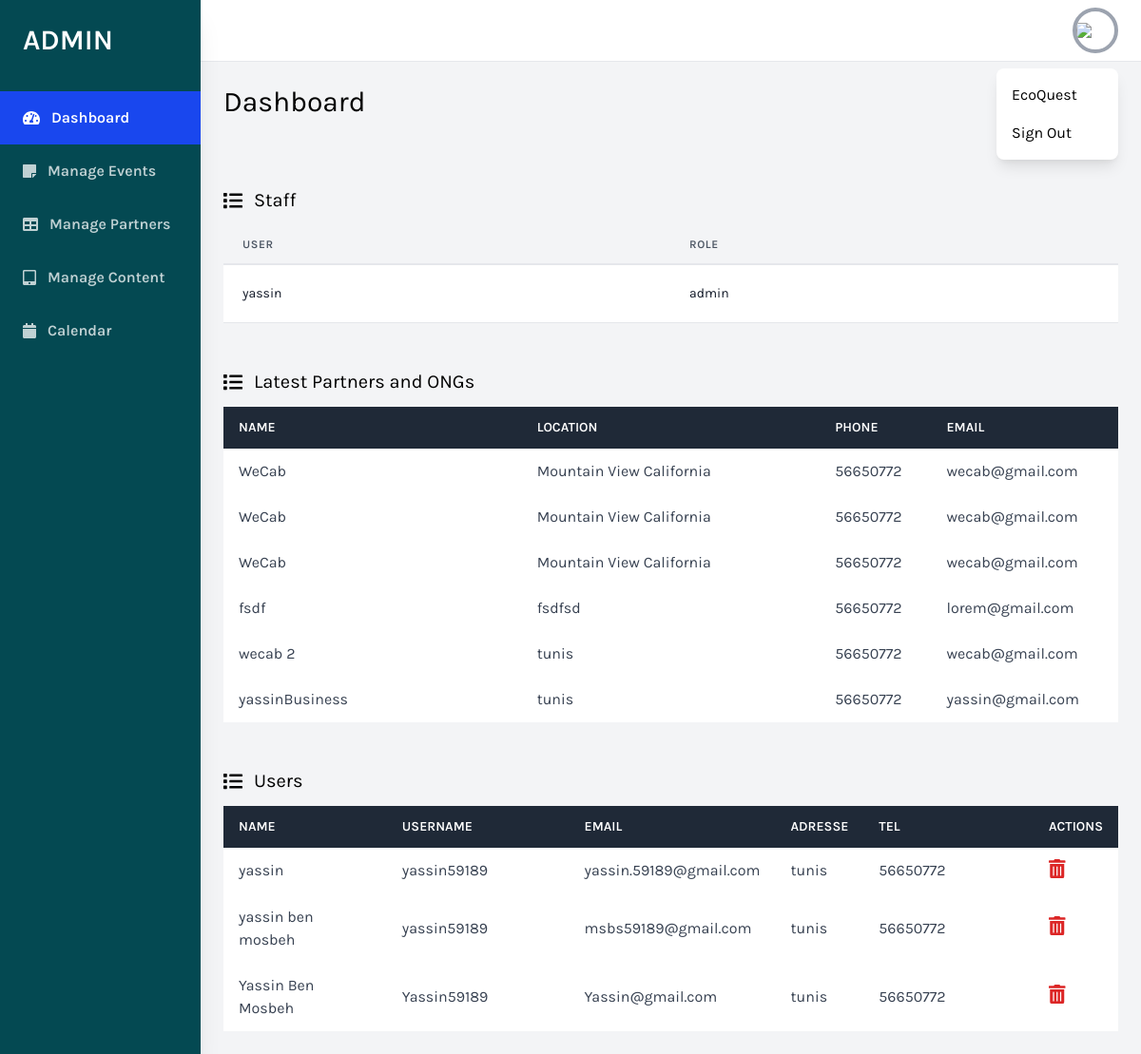
Page /daskboard/index.php (signed in) on the committed database.
### tables this page shows
CREATE TABLE `utilisateur` (
  `ID` int(11) NOT NULL,
  `role` varchar(20) NOT NULL,
  `Nom` varchar(20) NOT NULL,
  `username` varchar(20) NOT NULL,
  `Email` varchar(100) NOT NULL,
  `password` varchar(250) NOT NULL,
  `adresse` varchar(50) NOT NULL,
  `tel` varchar(8) NOT NULL,
  `pfp` varchar(100) NOT NULL
);

CREATE TABLE `partenaires` (
  `IDpartenaire` int(11) NOT NULL,
  `iduser` int(11) NOT NULL,
  `nom` varchar(20) NOT NULL,
  `email` varchar(30) NOT NULL,
  `businessName` varchar(100) NOT NULL,
  `location` varchar(30) NOT NULL,
  `tel` varchar(30) NOT NULL,
  `statue` enum('P','A','D') NOT NULL DEFAULT 'P',
  `dateapplication` timestamp NOT NULL DEFAULT current_timestamp() ON UPDATE current_timestamp(),
  `message` text NOT NULL
);

### daskboard/index.php (the view, shortened to what this page needs)
<?php
    include "conn.php";
    $req1 = "select * from utilisateur where role = 'admin'";
    $res1 = mysqli_query($conn, $req1);
    $req2 = "select * from partenaires where statue = 'A' ";
    $res2 = mysqli_query($conn, $req2);
    if(isset($_SESSION["id"]) && $_SESSION["role"]==="admin"){
?>
<!DOCTYPE html>
<html lang="en">
<head>
    <link href="https://cdnjs.cloudflare.com/ajax/libs/tailwindcss/2.2.19/tailwind.min.css" rel="stylesheet">
</head>
<body class="bg-gray-100 font-family-karla flex">
    <aside class="relative bg-sidebar h-screen w-64 hidden sm:block shadow-xl">
        <div class="p-6">
            <a href="index.php" class="text-white text-3xl font-semibold uppercase hover:text-gray-300">Admin</a>
        </div>
        <nav class="text-white text-base font-semibold pt-3">
            <a href="index.php" class="flex items-center active-nav-link text-white py-4 pl-6 nav-item">
                <i class="fas fa-tachometer-alt mr-3"></i>
                Dashboard
            </a>
            <a href="events.php" class="flex items-center text-white opacity-75 hover:opacity-100 py-4 pl-6 nav-item">
                <i class="fas fa-sticky-note mr-3"></i>
                Manage Events
            </a>
            <a href="partners.php"
                class="flex items-center text-white opacity-75 hover:opacity-100 py-4 pl-6 nav-item">
                <i class="fas fa-table mr-3"></i>
                Manage Partners
            </a>
            <a href="tabs.php" class="flex items-center text-white opacity-75 hover:opacity-100 py-4 pl-6 nav-item">
                <i class="fas fa-tablet-alt mr-3"></i>
                Manage Content
            </a>
            <a href="calendar.php"
                class="flex items-center text-white opacity-75 hover:opacity-100 py-4 pl-6 nav-item">
                <i class="fas fa-calendar mr-3"></i>
                Calendar
            </a>
        </nav>
    </aside>
    <div class="w-full flex flex-col h-screen overflow-y-hidden">
        <header class="w-full items-center bg-white py-2 px-6 hidden sm:flex">
            <div x-data="{ isOpen: false }" class="relative w-1/2 flex justify-end">
                <button @click="isOpen = !isOpen"
                    class="realtive z-10 w-12 h-12 rounded-full overflow-hidden border-4 border-gray-400 hover:border-gray-300 focus:border-gray-300 focus:outline-none">
                    <img src="https://source.unsplash.com/uJ8LNVCBjFQ/400x400">
                </button>
                <button x-show="isOpen" @click="isOpen = false"
                    class="h-full w-full fixed inset-0 cursor-default"></button>
                <div x-show="isOpen" class="absolute w-32 bg-white rounded-lg shadow-lg py-2 mt-16">
                     <a href="../Main/home.php" class="block px-4 py-2 account-link hover:text-white">EcoQuest</a>
                    <a href="logout.php" class="block px-4 py-2 account-link hover:text-white">Sign Out</a>
                </div>
            </div>
        </header>
        <div class="w-full overflow-x-hidden border-t flex flex-col">
            <main class="w-full flex-grow p-6">
                <h1 class="text-3xl text-black pb-6">Dashboard</h1>
                <div class="w-full mt-12">
                    <p class="text-xl pb-3 flex items-center">
                        <i class="fas fa-list mr-3"></i>Staff
                    </p>
                    <div class="bg-white overflow-auto">
                        <table class="min-w-full leading-normal">
                            <thead>
                                <tr>
                                    <th
                                        class="px-5 py-3 border-b-2 border-gray-200 bg-gray-100 text-left text-xs font-semibold text-gray-600 uppercase tracking-wider">
                                        User
                                    </th>
                                    <th
                                        class="px-5 py-3 border-b-2 border-gray-200 bg-gray-100 text-left text-xs font-semibold text-gray-600 uppercase tracking-wider">
                                        Role
                                    </th>
                                </tr>
                            </thead>
                            <tbody>
                                <?php
                                while($row=mysqli_fetch_assoc($res1)) {
                                    echo('<tr>
                                    <td class="px-5 py-5 border-b border-gray-200 bg-white text-sm">
                                        <div class="flex items-center">
                                            <div class="">
                                                <p class="text-gray-900 whitespace-no-wrap">'
                                                    .$row["Nom"].'
                                                </p>
                                            </div>
                                        </div>
                                    </td>
                                    <td class="px-5 py-5 border-b border-gray-200 bg-white text-sm">
                                        <p class="text-gray-900 whitespace-no-wrap">'
                                                    .$row["role"].'</p>
                                    </td>
                                </tr>');
                                }
                                ?>
                            </tbody>
                        </table>
                    </div>
                </div>
                <div class="w-full mt-12">
                    <p class="text-xl pb-3 flex items-center">
                        <i class="fas fa-list mr-3"></i> Latest Partners and ONGs
                    </p>
                    <div class="bg-white overflow-auto">
                        <table class="min-w-full bg-white">
                            <thead class="bg-gray-800 text-white">
                                <tr>
                                    <th class="w-1/3 text-left py-3 px-4 uppercase font-semibold text-sm">Name</th>
                                    <th class="w-1/3 text-left py-3 px-4 uppercase font-semibold text-sm">LOCATION</th>
                                    <th class="text-left py-3 px-4 uppercase font-semibold text-sm">Phone</th>
                                    <th class="text-left py-3 px-4 uppercase font-semibold text-sm">Email</th>
                                </tr>
                            </thead>
                            <tbody class="text-gray-700">
                                <?php
                                while($row2=mysqli_fetch_assoc($res2)) {
                                    echo('<tr>
                                    <td class="w-1/3 text-left py-3 px-4">'.$row2['businessName'].'</td>
                                    <td class="w-1/3 text-left py-3 px-4">'.$row2['location'].'</td>
                                    <td class="text-left py-3 px-4"><a class="hover:text-blue-500"
                                            href="tel:622322662">'.$row2['tel'].'</a></td>
                                    <td class="text-left py-3 px-4"><a class="hover:text-blue-500"
                                            href="mailto:jonsmith@mail.com">'.$row2['email'].'</a></td>
                                </tr>');
                                }
                                ?>
                            </tbody>
                        </table>
                    </div>
                </div>
                <div class="w-full mt-12">
                    <p class="text-xl pb-3 flex items-center">
                        <i class="fas fa-list mr-3"></i> Users
                    </p>
                    <div class="bg-white overflow-auto">
                        <table class="min-w-full bg-white">
                            <thead class="bg-gray-800 text-white">
                                <tr>
                                    <th class="w-1/3 text-left py-3 px-4 uppercase font-semibold text-sm">Name</th>
                                    <th class="w-1/3 text-left py-3 px-4 uppercase font-semibold text-sm">Username</th>
                                    <th class="text-left py-3 px-4 uppercase font-semibold text-sm">Email</th>
                                    <th class="text-left py-3 px-4 uppercase font-semibold text-sm">Adresse</th>
                                    <th class="text-left py-3 px-4 uppercase font-semibold text-sm">Tel</th>
                                    <th class="text-left py-3 px-4 uppercase font-semibold text-sm">Actions</th>
                                </tr>
                            </thead>
                            <tbody class="text-gray-700">
                                <?php
                                $usersReq="select * from utilisateur";
                                $usersRes=mysqli_query($conn, $usersReq);
                                while($users=mysqli_fetch_assoc($usersRes)) {
                                    echo('<tr>
                                    <td class="w-1/3 text-left py-3 px-4">'.$users['Nom'].'</td>
                                    <td class="w-1/3 text-left py-3 px-4">'.$users['username'].'</td>
                                    <td class="text-left py-3 px-4"><a class="hover:text-blue-500"
                                            href="tel:622322662">'.$users['Email'].'</a></td>
                                    <td class="text-left py-3 px-4"><a class="hover:text-blue-500"
                                            >'.$users['adresse'].'</a></td>
                                    <td class="w-1/3 text-left py-3 px-4 ">'.$users['tel'].'</td>
                                    <td class="w-1/3 text-left py-3 px-4 "><a href="deleteUser.php?userid='.$users['ID'].'">
                                            <i class="fas fa-trash-alt text-xl text-red-600" aria-hidden="true"></i></a></td>
                                </tr>');
                                }
                                ?>
                            </tbody>
                        </table>
                    </div>
                </div>
            </main>
        </div>
    </div>
</body>
</html>
<?php
    }else {
        header("Location: ../Main/login.php");
    }
?>

### daskboard/index.php (style rules this page uses)
.font-family-karla { font-family: karla; }
.bg-sidebar { background: #044952; }
.active-nav-link { background: #1947ee; }

### rows in the picture
utilisateur: Nom "yassin", role "admin", username "yassin59189", Email "yassin.59189@gmail.com", adresse "tunis", tel "56650772"
partenaires: businessName "WeCab", location "Mountain View California", tel "56650772", email "wecab@gmail.com"
partenaires: businessName "WeCab", location "Mountain View California", tel "56650772", email "wecab@gmail.com"
partenaires: businessName "WeCab", location "Mountain View California", tel "56650772", email "wecab@gmail.com"
partenaires: businessName "fsdf", location "fsdfsd", tel "56650772", email "lorem@gmail.com"
partenaires: businessName "wecab 2", location "tunis", tel "56650772", email "wecab@gmail.com"
partenaires: businessName "yassinBusiness", location "tunis", tel "56650772", email "yassin@gmail.com"
utilisateur: Nom "yassin ben mosbeh", username "yassin59189", Email "msbs59189@gmail.com", adresse "tunis", tel "56650772"
utilisateur: Nom "Yassin Ben Mosbeh", username "Yassin59189", Email "Yassin@gmail.com", adresse "tunis", tel "56650772"
